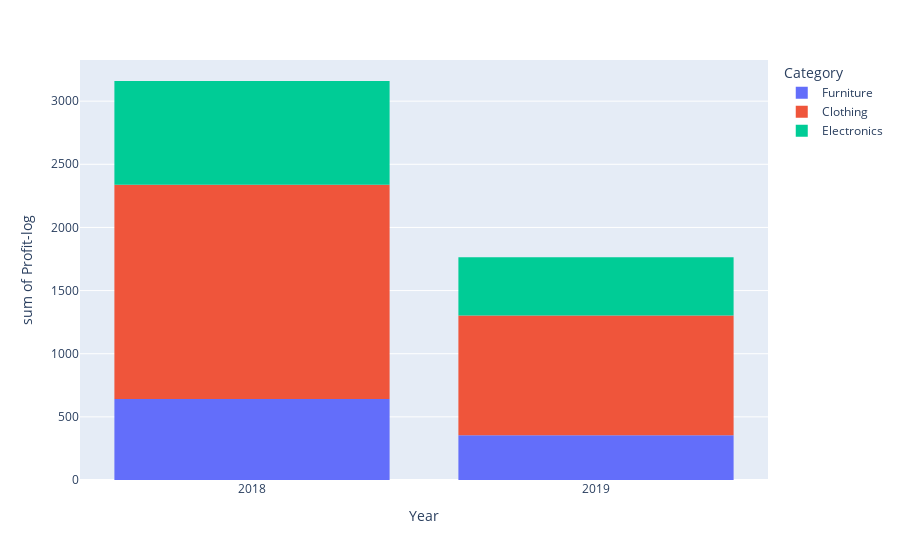

Notebook code cell kept with this figure:
### Code cell
fig = px.histogram(orders, x="Year", y="Profit-log", color="Category")       
fig.show()

### Figure 1 — Plotly figure (JSON) as saved in the notebook; plotly's stock layout.template omitted (floating-point values rounded to 4 significant figures; data arrays with more than 128 entries replaced by an {"elided": "..."} marker saying what was removed)
{"data": [{"alignmentgroup": "True", "bingroup": "x", "histfunc": "sum", "hovertemplate": "Category=Furniture<br>Year=%{x}<br>sum of Profit-log=%{y}<extra></extra>", "legendgroup": "Furniture", "marker": {"color": "#636efa", "pattern": {"shape": ""}}, "name": "Furniture", "offsetgroup": "Furniture", "orientation": "v", "showlegend": true, "type": "histogram", "x": {"elided": "243 str values"}, "xaxis": "x", "y": {"elided": "243 float values"}, "yaxis": "y"}, {"alignmentgroup": "True", "bingroup": "x", "histfunc": "sum", "hovertemplate": "Category=Clothing<br>Year=%{x}<br>sum of Profit-log=%{y}<extra></extra>", "legendgroup": "Clothing", "marker": {"color": "#EF553B", "pattern": {"shape": ""}}, "name": "Clothing", "offsetgroup": "Clothing", "orientation": "v", "showlegend": true, "type": "histogram", "x": {"elided": "949 str values"}, "xaxis": "x", "y": {"elided": "949 float values"}, "yaxis": "y"}, {"alignmentgroup": "True", "bingroup": "x", "histfunc": "sum", "hovertemplate": "Category=Electronics<br>Year=%{x}<br>sum of Profit-log=%{y}<extra></extra>", "legendgroup": "Electronics", "marker": {"color": "#00cc96", "pattern": {"shape": ""}}, "name": "Electronics", "offsetgroup": "Electronics", "orientation": "v", "showlegend": true, "type": "histogram", "x": {"elided": "308 str values"}, "xaxis": "x", "y": {"elided": "308 float values"}, "yaxis": "y"}], "layout": {"barmode": "relative", "legend": {"title": {"text": "Category"}, "tracegroupgap": 0}, "margin": {"t": 60}, "xaxis": {"anchor": "y", "domain": [0, 1], "title": {"text": "Year"}}, "yaxis": {"anchor": "x", "domain": [0, 1], "title": {"text": "sum of Profit-log"}}}}
